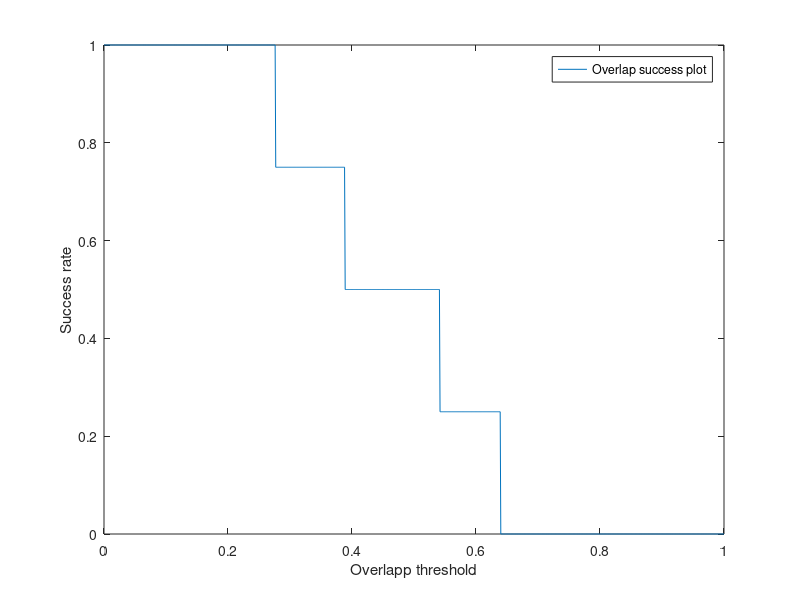

The MATLAB source for this figure:
%% Intersection over union (overlap ratio) of circles
% This code computes overlap (intersection over union) of two circles, counts number of true positives, false positives and false negatives as well as 
% it computes recall, precision, F1-score and area-under-curve (AUC). It also plots success rate at different overlap threshold ranging from 0 to 1. 
% From this overlap success plot, we computed the AUC. The detection quality is measured using mainly AUC and also using F1-score (F-score or F-measure).

% This example is a function with the main body at the top and helper routines in the form of nested functions below.
function IntersectionOverUnion_circle()  % Parent function

% Example
circle1 = [10.0, 10.0, 6.0];
circle2 = [8.0, 8.0, 8.0];

iou = circle_intersection_over_union(circle1, circle2);
disp(['Example: ', num2str(iou)])


% ========== Compute Recall, Precision, F1_score  and AUC ==============================================================

% This example is just for two frames ------ Can be extended for as many frames as we want!
% Here zero-padding may be necessary to make equal matrix dimensions
groundtruth1 = [8, 8, 6; 16, 16, 8; 30, 30, 10]; % For frame 1
detections1 = [10, 10, 6; 20, 20, 8; 5, 5, 4; 40, 30, 12];

groundtruth2 = [8, 8, 6; 16, 16, 8; 30, 30, 10];  % For frame 2
detections2 = [10, 10, 6; 20, 20, 8; 16, 16, 10; 40, 30, 12];

N_frames = 2;
dim1_det = max(size(detections1,1), size(detections2,1));
dim2_det = max(size(detections1,2), size(detections2,2));

dim1_gt = max(size(groundtruth1,1), size(groundtruth2,1));
dim2_gt = max(size(groundtruth1,2), size(groundtruth2,2));

groundtruth_total = zeros(dim1_gt,dim2_gt, N_frames); % combine all groundtruths of all frames, in this case 2 frames
groundtruth_total(:,:,1) = groundtruth1;
groundtruth_total(:,:,2) = groundtruth2;

detections_total = zeros(dim1_det,dim2_det, N_frames); % combine all detections of all frames, in this case 2 frames
detections_total(:,:,1) = detections1;
detections_total(:,:,2) = detections2;

detections_iou_total = [];
groundTruth_iou_total = [];
for d = 1:size(groundtruth_total, 3) % for each frame d
    detections_d = detections_total(:,:,d);
    groundtruth_d = groundtruth_total(:,:,d);
    detection_groundtruth_iou = zeros(size(detections_d,1), size(groundtruth_d,1));
    for gt = 1: length(groundtruth_d)
       for dt = 1:length(detections_d)
          det_circle = detections_d(dt,:);
          gt_circle = groundtruth_d(gt,:);
          iou = circle_intersection_over_union(det_circle, gt_circle);
          detection_groundtruth_iou(dt,gt) = iou;
       end 
    end
    disp('detection_groundtruth_iou:');
    disp(detection_groundtruth_iou)
    detections_iou = max(detection_groundtruth_iou,[],2);
    groundTruth_iou = max(detection_groundtruth_iou, [], 1);
    disp('detections_iou: ');
    disp(detections_iou);
    disp('groundtruth_iou: ');
    disp(groundTruth_iou);
    detections_iou_total = [detections_iou_total detections_iou];
    groundTruth_iou_total = [groundTruth_iou_total groundTruth_iou];
end

disp('detections_iou_total: ');
disp(detections_iou_total);
disp('groundTruth_iou_total: ');
disp(groundTruth_iou_total);

TP = detections_iou_total(find(detections_iou_total >= 0.5)); % True positive
TP_num = length(TP);
FP = detections_iou_total(find(detections_iou_total < 0.5)); % False positive
FP_num = length(FP);
FN = groundTruth_iou_total(find(groundTruth_iou_total < 0.5)); % False negative (miss-detections)
FN_num = length(FN);

Recall = TP_num/(TP_num + FN_num); % Recall or Sensitivity
Precision = TP_num/(TP_num + FP_num); % Precision
F1_score= 2*Precision*Recall/(Precision + Recall); % ..............This is a good measure.

disp(['TP_num: ', num2str(TP_num)])
disp(['FP_num: ', num2str(FP_num)])
disp(['FN_num: ', num2str(FN_num)])
disp(['Recall: ', num2str(Recall)])
disp(['Precision: ', num2str(Precision)])
disp(['F1_score: ', num2str(F1_score)])

% Plot Success rate
threshold_list = [];
Success_num_list = [];
for i = 0:0.001:1
    threshold_i = i;
    Success = detections_iou(find(detections_iou  >= threshold_i)); % True positive
    Success_num = length(Success);
    threshold_list = [threshold_list threshold_i];
    Success_num_list = [Success_num_list Success_num];
end

Success_max = max(Success_num_list);
Success_rate =  Success_num_list/Success_max;
disp(['threshold_list: ', num2str(threshold_list)]);
disp(['Success_rate: ', num2str(Success_rate)]);

% Compute Area Under Curve (AUC)
auc = trapz(threshold_list, Success_rate); % .........This is the most quantitative measure to be used!
disp(['Area under curve; ', num2str(auc)])

figure, plot(threshold_list,Success_rate)  % For visual viewing, from which AUC is computed
ylabel('Success rate')
xlabel('Overlapp threshold')
legend('Overlap success plot');

% This function computes overlap (intersection over union) of two circles
    function overlapRatio = circle_intersection_over_union(circle1, circle2)   % Nested function

        % The format of the circles is (either detection or ground truth) is [xc, yc, r]
        x1 = circle1(1);  y1 = circle1(2); r1 = circle1(3);
        x2 = circle2(1); y2 = circle2(2); r2 = circle2(3);
        d2 = (x2 - x1).^2 + (y2 - y1).^2;
        d = sqrt(d2);
        t = ((r1 + r2)^2 - d2) * (d2 - (r2 - r1)^2);
        if t > 0  % The circles overlap
           intersectArea = r1^2 * acos((r1^2 - r2^2 + d2) / (2 * d * r1)) +r2^2 * acos((r2^2 - r1^2 + d2) / (2 * d * r2)) -1 / 2 * sqrt(t);
        elseif d > r1 + r2 % The circles are disjoint
           intersectArea = 0;
        else % One circle is contained entirely within the other
           intersectArea = pi * min(r1, r2)^2;
        end
        circle1Area = pi*r1^2;
        circle2Area = pi*r2^2;

        % Divide the intersection by union of bboxA and bboxB: bboxA U bboxB = bboxA +  bboxB - intersectAB
        overlapRatio = intersectArea / (circle1Area + circle2Area - intersectArea);

        % Return the intersection over union value
    end

end
   
   
   
